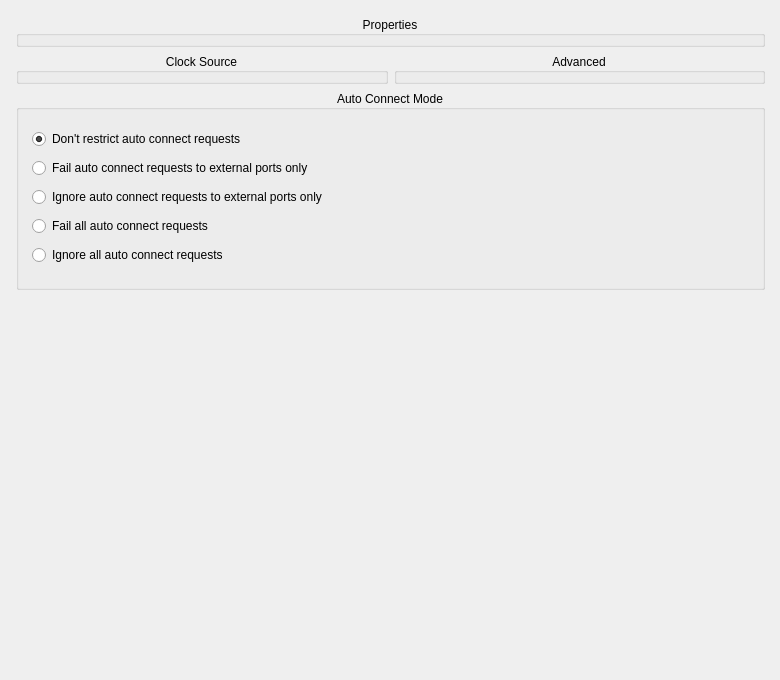
       <widget class="QWidget" name="tabJack">
        <attribute name="title">
         <string>JACK</string>
        </attribute>
        <widget class="QWidget" name="verticalLayoutWidget_5">
         <property name="geometry">
          <rect>
           <x>10</x>
           <y>10</y>
           <width>761</width>
           <height>661</height>
          </rect>
         </property>
         <layout class="QVBoxLayout" name="layJack">
          <property name="sizeConstraint">
           <enum>QLayout::SetNoConstraint</enum>
          </property>
          <property name="leftMargin">
           <number>6</number>
          </property>
          <property name="topMargin">
           <number>6</number>
          </property>
          <property name="rightMargin">
           <number>6</number>
          </property>
          <property name="bottomMargin">
           <number>6</number>
          </property>
          <item>
           <widget class="QGroupBox" name="gbxJackProps">
            <property name="title">
             <string>Properties</string>
            </property>
            <property name="alignment">
             <set>Qt::AlignCenter</set>
            </property>
            <widget class="QWidget" name="gridLayoutWidget_8">
             <property name="geometry">
              <rect>
               <x>10</x>
               <y>30</y>
               <width>731</width>
               <height>135</height>
              </rect>
             </property>
             <layout class="QGridLayout" name="layJackProps">
              <property name="sizeConstraint">
               <enum>QLayout::SetNoConstraint</enum>
              </property>
              <property name="leftMargin">
               <number>6</number>
              </property>
              <property name="topMargin">
               <number>6</number>
              </property>
              <property name="rightMargin">
               <number>6</number>
              </property>
              <property name="bottomMargin">
               <number>6</number>
              </property>
              <item row="2" column="0">
               <widget class="QCheckBox" name="chkVerbose">
                <property name="toolTip">
                 <string>Verbose mode</string>
                </property>
                <property name="text">
                 <string>Verbose</string>
                </property>
               </widget>
              </item>
              <item row="0" column="1">
               <spacer name="hspProps">
                <property name="orientation">
                 <enum>Qt::Horizontal</enum>
                </property>
                <property name="sizeHint" stdset="0">
                 <size>
                  <width>1</width>
                  <height>1</height>
                 </size>
                </property>
               </spacer>
              </item>
              <item row="1" column="2">
               <widget class="QLabel" name="lblTimeout">
                <property name="toolTip">
                 <string>Client timeout in milliseconds</string>
                </property>
                <property name="text">
                 <string>Client timeout:</string>
                </property>
                <property name="alignment">
                 <set>Qt::AlignRight|Qt::AlignTrailing|Qt::AlignVCenter</set>
                </property>
               </widget>
              </item>
              <item row="0" column="0">
               <widget class="QCheckBox" name="chkRealtime">
                <property name="toolTip">
                 <string>Whether to use realtime scheduling</string>
                </property>
                <property name="text">
                 <string>Realtime</string>
                </property>
               </widget>
              </item>
              <item row="0" column="3">
               <widget class="QSpinBox" name="sbxRtPrio">
                <property name="sizePolicy">
                 <sizepolicy hsizetype="Preferred" vsizetype="Fixed">
                  <horstretch>0</horstretch>
                  <verstretch>0</verstretch>
                 </sizepolicy>
                </property>
               </widget>
              </item>
              <item row="0" column="2">
               <widget class="QLabel" name="lblRtPrio">
                <property name="toolTip">
                 <string>Scheduler priority when running in realtime mode</string>
                </property>
                <property name="text">
                 <string>Realtime priority:</string>
                </property>
                <property name="alignment">
                 <set>Qt::AlignRight|Qt::AlignTrailing|Qt::AlignVCenter</set>
                </property>
               </widget>
              </item>
              <item row="1" column="0">
               <widget class="QCheckBox" name="chkTemporary">
                <property name="toolTip">
                 <string>Exit once all clients have closed their connections</string>
                </property>
                <property name="text">
                 <string>Temporary</string>
                </property>
               </widget>
              </item>
              <item row="3" column="0">
               <widget class="QCheckBox" name="chkAliases">
                <property name="toolTip">
                 <string>Use system port aliases instead of system:playback_*</string>
                </property>
                <property name="text">
                 <string>Use aliases</string>
                </property>
               </widget>
              </item>
              <item row="2" column="2">
               <widget class="QLabel" name="lblPortMax">
                <property name="toolTip">
                 <string>Maximum number of ports</string>
                </property>
                <property name="text">
                 <string>Port Max:</string>
                </property>
                <property name="alignment">
                 <set>Qt::AlignRight|Qt::AlignTrailing|Qt::AlignVCenter</set>
                </property>
               </widget>
              </item>
              <item row="1" column="3">
               <widget class="QSpinBox" name="sbxTimeout">
                <property name="sizePolicy">
                 <sizepolicy hsizetype="Preferred" vsizetype="Fixed">
                  <horstretch>0</horstretch>
                  <verstretch>0</verstretch>
                 </sizepolicy>
                </property>
                <property name="suffix">
                 <string> ms</string>
                </property>
                <property name="maximum">
                 <number>10000</number>
                </property>
               </widget>
              </item>
              <item row="2" column="3">
               <widget class="QSpinBox" name="sbxPortMax">
                <property name="sizePolicy">
                 <sizepolicy hsizetype="Preferred" vsizetype="Fixed">
                  <horstretch>0</horstretch>
                  <verstretch>0</verstretch>
                 </sizepolicy>
                </property>
                <property name="maximum">
                 <number>2048</number>
                </property>
               </widget>
              </item>
             </layout>
            </widget>
           </widget>
          </item>
          <item>
           <layout class="QHBoxLayout" name="layJackH">
            <item>
             <widget class="QGroupBox" name="gbxClockSrc">
              <property name="title">
               <string>Clock Source</string>
              </property>
              <property name="alignment">
               <set>Qt::AlignCenter</set>
              </property>
              <widget class="QWidget" name="verticalLayoutWidget_3">
               <property name="geometry">
                <rect>
                 <x>10</x>
                 <y>30</y>
                 <width>351</width>
                 <height>66</height>
                </rect>
               </property>
               <layout class="QVBoxLayout" name="layClockSrc">
                <property name="sizeConstraint">
                 <enum>QLayout::SetNoConstraint</enum>
                </property>
                <property name="leftMargin">
                 <number>6</number>
                </property>
                <property name="topMargin">
                 <number>6</number>
                </property>
                <property name="rightMargin">
                 <number>6</number>
                </property>
                <property name="bottomMargin">
                 <number>6</number>
                </property>
                <item>
                 <widget class="QRadioButton" name="rbnSystem">
                  <property name="text">
                   <string>system</string>
                  </property>
                  <property name="checked">
                   <bool>true</bool>
                  </property>
                 </widget>
                </item>
                <item>
                 <widget class="QRadioButton" name="rbnHpet">
                  <property name="text">
                   <string>hpet</string>
                  </property>
                 </widget>
                </item>
               </layout>
              </widget>
             </widget>
            </item>
            <item>
             <widget class="QGroupBox" name="gbxAdvanced">
              <property name="title">
               <string>Advanced</string>
              </property>
              <property name="alignment">
               <set>Qt::AlignCenter</set>
              </property>
              <widget class="QWidget" name="verticalLayoutWidget_6">
               <property name="geometry">
                <rect>
                 <x>10</x>
                 <y>30</y>
                 <width>351</width>
                 <height>66</height>
                </rect>
               </property>
               <layout class="QVBoxLayout" name="layAdvanced">
                <property name="sizeConstraint">
                 <enum>QLayout::SetNoConstraint</enum>
                </property>
                <property name="leftMargin">
                 <number>6</number>
                </property>
                <property name="topMargin">
                 <number>6</number>
                </property>
                <property name="rightMargin">
                 <number>6</number>
                </property>
                <property name="bottomMargin">
                 <number>6</number>
                </property>
                <item>
                 <widget class="QCheckBox" name="chkSvrSync">
                  <property name="text">
                   <string>Server Synchronous Mode</string>
                  </property>
                 </widget>
                </item>
                <item>
                 <widget class="QCheckBox" name="chkMemReg">
                  <property name="text">
                   <string>Replace Shared Memory Registry</string>
                  </property>
                 </widget>
                </item>
               </layout>
              </widget>
             </widget>
            </item>
           </layout>
          </item>
          <item>
           <widget class="QGroupBox" name="gbxAutoConn">
            <property name="minimumSize">
             <size>
              <width>0</width>
              <height>200</height>
             </size>
            </property>
            <property name="title">
             <string>Auto Connect Mode</string>
            </property>
            <property name="alignment">
             <set>Qt::AlignCenter</set>
            </property>
            <widget class="QWidget" name="verticalLayoutWidget_7">
             <property name="geometry">
              <rect>
               <x>10</x>
               <y>30</y>
               <width>731</width>
               <height>156</height>
              </rect>
             </property>
             <layout class="QVBoxLayout" name="layAutoConn">
              <property name="sizeConstraint">
               <enum>QLayout::SetNoConstraint</enum>
              </property>
              <property name="leftMargin">
               <number>6</number>
              </property>
              <property name="topMargin">
               <number>6</number>
              </property>
              <property name="rightMargin">
               <number>6</number>
              </property>
              <property name="bottomMargin">
               <number>6</number>
              </property>
              <item>
               <widget class="QRadioButton" name="rbnNoRestrict">
                <property name="text">
                 <string>Don't restrict auto connect requests</string>
                </property>
                <property name="checked">
                 <bool>true</bool>
                </property>
               </widget>
              </item>
              <item>
               <widget class="QRadioButton" name="rbnFailExt">
                <property name="text">
                 <string>Fail auto connect requests to external ports only</string>
                </property>
               </widget>
              </item>
              <item>
               <widget class="QRadioButton" name="rbnIgnoreExt">
                <property name="text">
                 <string>Ignore auto connect requests to external ports only</string>
                </property>
               </widget>
              </item>
              <item>
               <widget class="QRadioButton" name="rbnFailAll">
                <property name="text">
                 <string>Fail all auto connect requests</string>
                </property>
               </widget>
              </item>
              <item>
               <widget class="QRadioButton" name="rbnIgnoreAll">
                <property name="text">
                 <string>Ignore all auto connect requests</string>
                </property>
               </widget>
              </item>
             </layout>
            </widget>
           </widget>
          </item>
          <item>
           <spacer name="vspJack">
            <property name="orientation">
             <enum>Qt::Vertical</enum>
            </property>
            <property name="sizeType">
             <enum>QSizePolicy::Expanding</enum>
            </property>
            <property name="sizeHint" stdset="0">
             <size>
              <width>1</width>
              <height>1</height>
             </size>
            </property>
           </spacer>
          </item>
         </layout>
        </widget>
       </widget>
